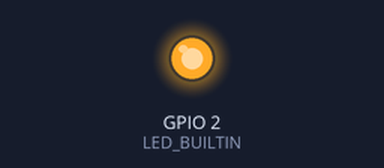
A sketch run on a simulated ESP8266 (NodeMCU). Parts: output pins drawn as LEDs (lit = HIGH, except the on-board LED, lit = LOW). WiFi joins after 1.5 s; servers stay silent unless stated.

Above: at 0.01 s.
At 1.4 s:
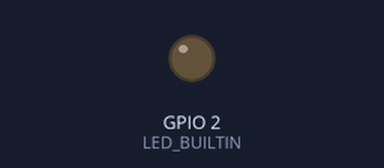
Timing chart, 0 to 3.0 s (numbered marks = the images above):
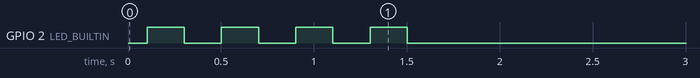

The sketch:

8266-serial-to-wifi.ino
```cpp
/*
 ESP 8266 NodeMCU 1.0
*/
#include <ESP8266WiFi.h>

#define LED_BUILTIN 2
#define MAX_SRV_CLIENTS 1
#define TCP_PORT (23)
WiFiServer tcpServer(TCP_PORT);
WiFiClient tcpServerClients[MAX_SRV_CLIENTS];

IPAddress ip(10, 0, 0, 2);
IPAddress gateway(10, 0, 0, 1);
IPAddress subnet(255, 255, 255, 0);

const char ssid[] = "wifissid";
const char password[] = "wifipassword";

#ifndef min
#define min(x,y)  ((x)<(y)?(x):(y))
#endif

void setup() {
 pinMode(LED_BUILTIN, OUTPUT);
 digitalWrite(LED_BUILTIN, LOW); // Turn the LED on

 Serial.begin(115200);
 Serial.swap();

 WiFi.setAutoReconnect(true);
 WiFi.mode(WIFI_STA);
 WiFi.config(ip, gateway, subnet);
 delay(100);
 WiFi.begin(ssid, password);

 while (WiFi.status() != WL_CONNECTED) {
   digitalWrite(LED_BUILTIN, HIGH);
   delay(200);
   digitalWrite(LED_BUILTIN, LOW);
   delay(200);
 }
 tcpServer.begin();
 tcpServer.setNoDelay(true);
}


void loop() {
 uint8_t i;
 uint8_t buf[1024];
 int bytesAvail, bytesIn;
 //check if there are any new clients
 if (tcpServer.hasClient()) {
   for (i = 0; i < MAX_SRV_CLIENTS; i++) {
     //find free/disconnected spot
     if (!tcpServerClients[i] || !tcpServerClients[i].connected()) {
       if (tcpServerClients[i]) tcpServerClients[i].stop();
       tcpServerClients[i] = tcpServer.available();
       Serial.print(i);
       continue;
     }
   }
   //no free/disconnected spot so reject
   WiFiClient tcpServerClient = tcpServer.available();
   tcpServerClient.stop();
 }
 //check clients for data
 for (i = 0; i < MAX_SRV_CLIENTS; i++) {
   if (tcpServerClients[i] && tcpServerClients[i].connected()) {
     //get data from the telnet client and push it to the UART
     while ((bytesAvail = tcpServerClients[i].available()) > 0) {
       bytesIn = tcpServerClients[i].readBytes(buf, min(sizeof(buf), bytesAvail));
       if (bytesIn > 0) {
         Serial.write(buf, bytesIn);
       }
     }
   }
 }
 //check UART for data
 while ((bytesAvail = Serial.available()) > 0) {
   bytesIn = Serial.readBytes(buf, min(sizeof(buf), bytesAvail));
   if (bytesIn > 0) {
     //push UART data to all connected telnet clients
     for (i = 0; i < MAX_SRV_CLIENTS; i++) {
       if (tcpServerClients[i] && tcpServerClients[i].connected()) {
         tcpServerClients[i].write((uint8_t*)buf, bytesIn);
       }
     }
   }
 }
}
```
